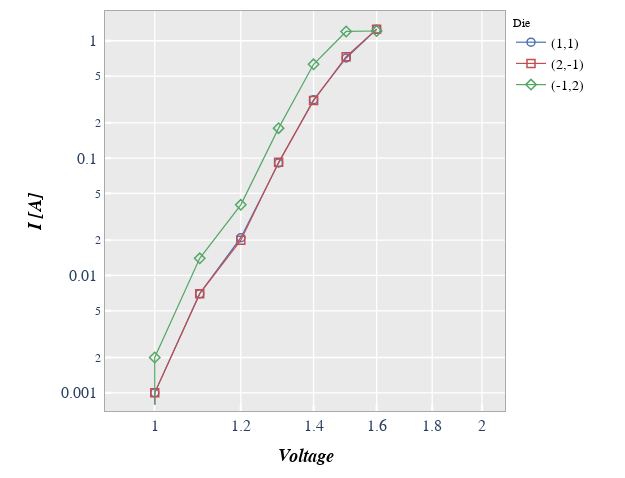

The code cell stored with this chart in its notebook:
### Markdown cell above
.. note:: `symlog` and `logit` not yet supported

### Code cell
fcp.plot(df_xy, x='Voltage', y='I [A]', ax_scale='loglog', legend='Die', xmin=0.9, xmax=2.1, grid_minor=True,
         filter='Substrate=="Si" & Target Wavelength==450 & Boost Level==0.2 & Temperature [C]==25')

### Figure 1 — Plotly figure (JSON) as saved in the notebook; plotly's stock layout.template omitted (floating-point values rounded to 4 significant figures)
{"data": [{"line": {"width": 1.2}, "marker": {"color": "#4b72b0", "line": {"color": "#4b72b0", "width": 1.5}, "size": 8, "symbol": "circle-open"}, "mode": "lines+markers", "name": "(1,1)", "showlegend": true, "type": "scatter", "x": [0.0, 0.1, 0.2, 0.3, 0.4, 0.5, 0.6, 0.7, 0.8, 0.9, 1.0, 1.1, 1.2, 1.3, 1.4, 1.5, 1.6], "xaxis": "x", "y": [0.0, 0.0, 0.0, 0.0, 0.0, 0.0, 0.0, 0.0, 0.0, 0.0, 0.001, 0.007, 0.021, 0.091, 0.314, 0.713, 1.253], "yaxis": "y"}, {"line": {"width": 1.2}, "marker": {"color": "#c34e52", "line": {"color": "#c34e52", "width": 1.5}, "size": 8, "symbol": "square-open"}, "mode": "lines+markers", "name": "(2,-1)", "showlegend": true, "type": "scatter", "x": [0.0, 0.1, 0.2, 0.3, 0.4, 0.5, 0.6, 0.7, 0.8, 0.9, 1.0, 1.1, 1.2, 1.3, 1.4, 1.5, 1.6], "xaxis": "x", "y": [0.0, 0.0, 0.0, 0.0, 0.0, 0.0, 0.0, 0.0, 0.0, 0.0, 0.001, 0.007, 0.02, 0.092, 0.309, 0.731, 1.255], "yaxis": "y"}, {"line": {"width": 1.2}, "marker": {"color": "#54a767", "line": {"color": "#54a767", "width": 1.5}, "size": 8, "symbol": "diamond-open"}, "mode": "lines+markers", "name": "(-1,2)", "showlegend": true, "type": "scatter", "x": [0.0, 0.1, 0.2, 0.3, 0.4, 0.5, 0.6, 0.7, 0.8, 0.9, 1.0, 1.1, 1.2, 1.3, 1.4, 1.5, 1.6], "xaxis": "x", "y": [0.0, 0.0, 0.0, 0.0, 0.0, 0.0, 0.0, 0.0, 0.0, 0.0, 0.002, 0.014, 0.04, 0.18, 0.63, 1.2, 1.211], "yaxis": "y"}], "layout": {"autosize": true, "height": 478, "legend": {"bgcolor": "#ffffff", "bordercolor": "#ffffff", "borderwidth": 1, "font": {"color": "black", "family": "sans-serif", "size": 14}, "itemwidth": 30, "title": {"font": {"family": "sans-serif", "size": 12}, "text": "Die"}, "traceorder": "normal", "x": 1.002, "xanchor": "right", "y": 1, "yanchor": "top"}, "margin": {"b": 66, "l": 105, "r": 36, "t": 10}, "modebar": {"bgcolor": "#ffffff", "orientation": "v"}, "paper_bgcolor": "#ffffff", "plot_bgcolor": "#eaeaea", "showlegend": true, "title": {"x": 0.5544, "y": 0.9749}, "width": 625, "xaxis": {"anchor": "y", "domain": [0, 0.8264], "gridcolor": "#ffffff", "griddash": "solid", "gridwidth": 1.3, "linecolor": "#aaaaaa", "linewidth": 1, "mirror": true, "range": [-0.04576, 0.3222], "showline": true, "showticklabels": true, "tickcolor": "#ffffff", "tickfont": {"family": "sans-serif", "size": 16}, "ticklen": 6.2, "ticks": "inside", "tickwidth": 2.2, "title": {"font": {"color": "#000000", "family": "sans-serif", "size": 18}, "standoff": 15, "text": "<i><b>Voltage</b></i>"}, "type": "log"}, "yaxis": {"anchor": "x", "domain": [0.002488, 0.9975], "gridcolor": "#ffffff", "griddash": "solid", "gridwidth": 1.3, "linecolor": "#aaaaaa", "linewidth": 1, "mirror": true, "range": [-3.155, 0.2536], "showline": true, "showticklabels": true, "tickcolor": "#ffffff", "tickfont": {"family": "sans-serif", "size": 16}, "ticklen": 6.2, "ticks": "inside", "ticksuffix": " ", "tickwidth": 2.2, "title": {"font": {"color": "#000000", "family": "sans-serif", "size": 18}, "standoff": 15, "text": "<i><b>I [A]</b></i>"}, "type": "log"}}}
